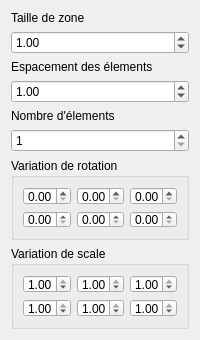
<?xml version="1.0" encoding="UTF-8"?>
<ui version="4.0">
 <class>DrawToolDialog</class>
 <widget class="QDialog" name="DrawToolDialog">
  <property name="geometry">
   <rect>
    <x>0</x>
    <y>0</y>
    <width>200</width>
    <height>340</height>
   </rect>
  </property>
  <property name="minimumSize">
   <size>
    <width>200</width>
    <height>340</height>
   </size>
  </property>
  <property name="maximumSize">
   <size>
    <width>200</width>
    <height>340</height>
   </size>
  </property>
  <property name="windowTitle">
   <string>Dialog</string>
  </property>
  <layout class="QFormLayout" name="formLayout">
   <property name="fieldGrowthPolicy">
    <enum>QFormLayout::AllNonFixedFieldsGrow</enum>
   </property>
   <property name="rowWrapPolicy">
    <enum>QFormLayout::WrapAllRows</enum>
   </property>
   <item row="0" column="0">
    <widget class="QLabel" name="label">
     <property name="text">
      <string>Taille de zone</string>
     </property>
    </widget>
   </item>
   <item row="0" column="1">
    <widget class="QDoubleSpinBox" name="zoneSize">
     <property name="value">
      <double>1.000000000000000</double>
     </property>
    </widget>
   </item>
   <item row="1" column="0">
    <widget class="QLabel" name="label_2">
     <property name="text">
      <string>Espacement des élements</string>
     </property>
    </widget>
   </item>
   <item row="1" column="1">
    <widget class="QDoubleSpinBox" name="gapSize">
     <property name="value">
      <double>1.000000000000000</double>
     </property>
    </widget>
   </item>
   <item row="2" column="0">
    <widget class="QLabel" name="label_3">
     <property name="text">
      <string>Nombre d'élements</string>
     </property>
    </widget>
   </item>
   <item row="2" column="1">
    <widget class="QSpinBox" name="elemCount">
     <property name="minimum">
      <number>1</number>
     </property>
    </widget>
   </item>
   <item row="3" column="1">
    <widget class="QGroupBox" name="groupBox">
     <property name="title">
      <string>Variation de rotation</string>
     </property>
     <layout class="QVBoxLayout" name="verticalLayout">
      <item>
       <layout class="QHBoxLayout" name="horizontalLayout_2">
        <item>
         <widget class="QDoubleSpinBox" name="rangeMinRotX">
          <property name="maximum">
           <double>90.000000000000000</double>
          </property>
         </widget>
        </item>
        <item>
         <widget class="QDoubleSpinBox" name="rangeMinRotY">
          <property name="maximum">
           <double>90.000000000000000</double>
          </property>
         </widget>
        </item>
        <item>
         <widget class="QDoubleSpinBox" name="rangeMinRotZ">
          <property name="maximum">
           <double>90.000000000000000</double>
          </property>
         </widget>
        </item>
       </layout>
      </item>
      <item>
       <layout class="QHBoxLayout" name="horizontalLayout_4">
        <item>
         <widget class="QDoubleSpinBox" name="rangeMaxRotX">
          <property name="maximum">
           <double>90.000000000000000</double>
          </property>
          <property name="value">
           <double>0.000000000000000</double>
          </property>
         </widget>
        </item>
        <item>
         <widget class="QDoubleSpinBox" name="rangeMaxRotY">
          <property name="maximum">
           <double>90.000000000000000</double>
          </property>
          <property name="value">
           <double>0.000000000000000</double>
          </property>
         </widget>
        </item>
        <item>
         <widget class="QDoubleSpinBox" name="rangeMaxRotZ">
          <property name="maximum">
           <double>90.000000000000000</double>
          </property>
         </widget>
        </item>
       </layout>
      </item>
     </layout>
    </widget>
   </item>
   <item row="4" column="1">
    <widget class="QGroupBox" name="groupBox_2">
     <property name="title">
      <string>Variation de scale</string>
     </property>
     <layout class="QVBoxLayout" name="verticalLayout_2">
      <item>
       <layout class="QHBoxLayout" name="horizontalLayout_5">
        <item>
         <widget class="QDoubleSpinBox" name="rangeMinScaleX">
          <property name="maximum">
           <double>1.000000000000000</double>
          </property>
          <property name="singleStep">
           <double>0.100000000000000</double>
          </property>
          <property name="value">
           <double>1.000000000000000</double>
          </property>
         </widget>
        </item>
        <item>
         <widget class="QDoubleSpinBox" name="rangeMinScaleY">
          <property name="maximum">
           <double>1.000000000000000</double>
          </property>
          <property name="singleStep">
           <double>0.100000000000000</double>
          </property>
          <property name="value">
           <double>1.000000000000000</double>
          </property>
         </widget>
        </item>
        <item>
         <widget class="QDoubleSpinBox" name="rangeMinScaleZ">
          <property name="maximum">
           <double>1.000000000000000</double>
          </property>
          <property name="singleStep">
           <double>0.100000000000000</double>
          </property>
          <property name="value">
           <double>1.000000000000000</double>
          </property>
         </widget>
        </item>
       </layout>
      </item>
      <item>
       <layout class="QHBoxLayout" name="horizontalLayout_6">
        <item>
         <widget class="QDoubleSpinBox" name="rangeMaxScaleX">
          <property name="maximum">
           <double>1.000000000000000</double>
          </property>
          <property name="singleStep">
           <double>0.100000000000000</double>
          </property>
          <property name="value">
           <double>1.000000000000000</double>
          </property>
         </widget>
        </item>
        <item>
         <widget class="QDoubleSpinBox" name="rangeMaxScaleY">
          <property name="maximum">
           <double>1.000000000000000</double>
          </property>
          <property name="singleStep">
           <double>0.100000000000000</double>
          </property>
          <property name="value">
           <double>1.000000000000000</double>
          </property>
         </widget>
        </item>
        <item>
         <widget class="QDoubleSpinBox" name="rangeMaxScaleZ">
          <property name="maximum">
           <double>1.000000000000000</double>
          </property>
          <property name="singleStep">
           <double>0.100000000000000</double>
          </property>
          <property name="value">
           <double>1.000000000000000</double>
          </property>
         </widget>
        </item>
       </layout>
      </item>
     </layout>
    </widget>
   </item>
  </layout>
 </widget>
 <resources/>
 <connections/>
</ui>
